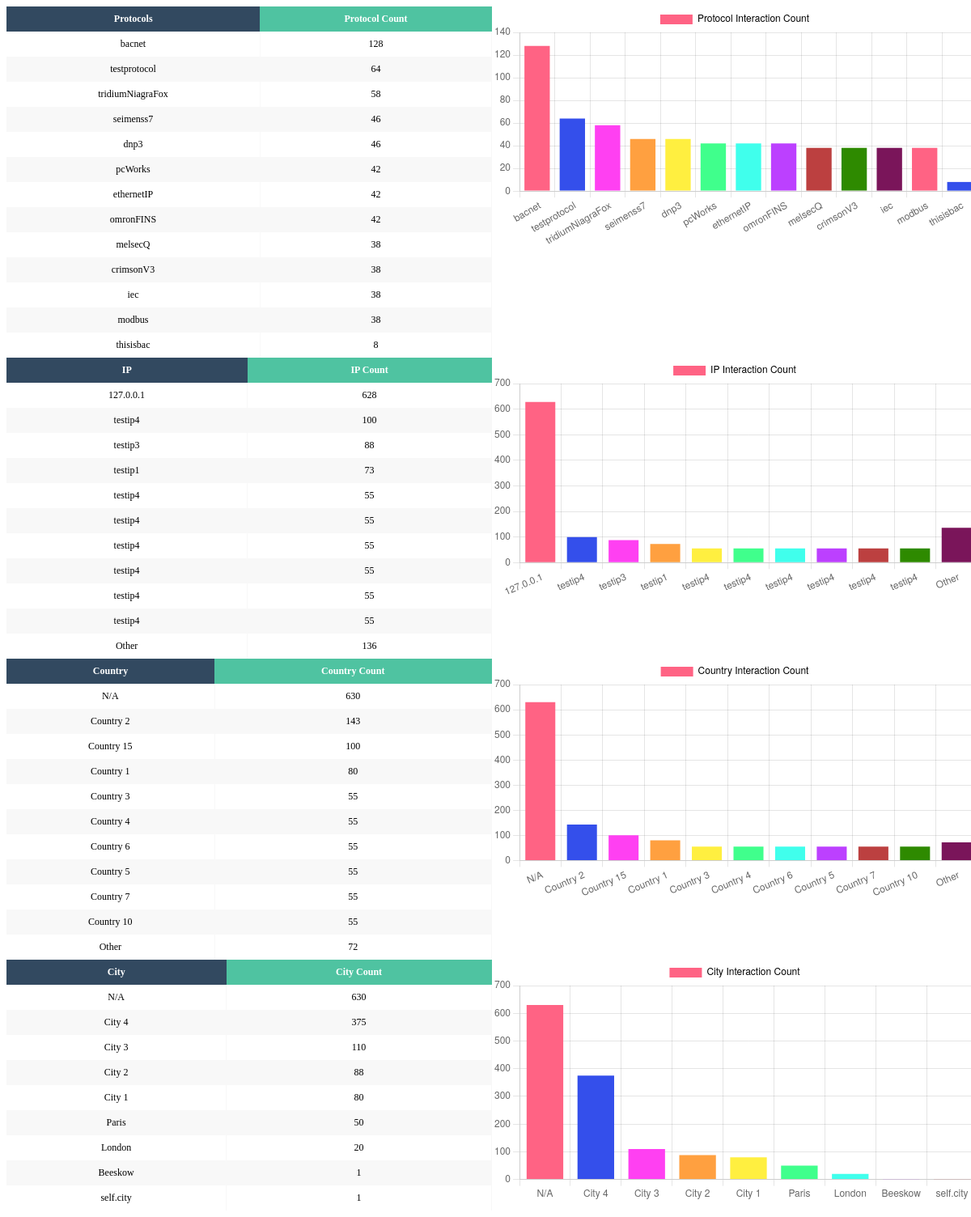
The page / on the database its author committed.
### database/models.py (models this page shows)
class ProtocolStats(Base):
    __tablename__ = "protocolStats"
    id = Column(Integer, primary_key=True, index=True)
    protocol = Column(String)
    protocolCount = Column(Integer, default=1)

class IpStats(Base):
    __tablename__ = "ipStats"
    id = Column(Integer, primary_key=True, index=True)
    ip = Column(String)
    ipCount = Column(Integer, default=1)
    country = Column(String)
    city = Column(String)

### dashboard/dashboard.py (the view)
@app.get("/", response_class=FileResponse)
async def readIndex(request: Request):
    allbars = []
    protocolsPie = read_protocols()
    ipsPie = read_ips()
    countryANDcity = read_geo()
    allbars.append(["ipsBar", "IP Interaction Count", list(map(lambda x:x['ip'], ipsPie)), list(map(lambda x:x["ipCount"], ipsPie))])
    allbars.append(["protocolsBar", "Protocol Interaction Count", list(map(lambda x:x["protocol"], protocolsPie)), list(map(lambda x: x["protocolCount"], protocolsPie))])
    allbars.append(["country", "Country Interaction Count", countryANDcity[0], countryANDcity[1]])
    allbars.append(["city", "City Interaction Count", countryANDcity[2], countryANDcity[3]])
    context = {"request": request, "testItems": protocolsPie, "allbars": allbars}
    return templates.TemplateResponse("index.html", context)

### dashboard/templates/index.html (shortened to what this page needs)
<!DOCTYPE html>
<html lang="en">
<head>
    <link rel="stylesheet" href="style.css">
</head>
<body>
    <div class="container">
        <div>
                <table class="fl-table">
                    <thead>
                        <tr>
                            <th>Protocols</th>
                            <th>Protocol Count</th>
                        </tr>
                    </thead>
                            {% for protocols in allbars[1][2]%}
                            {%set protocolCount = allbars[1][3][loop.index-1]%}
                            <tr>
                            <td>{{protocols}}</td>
                            <td>{{protocolCount}}</td>
                            </tr>
                            {% endfor %}
                </table>
        </div>
        <div >
            <canvas id="protocolsBar"></canvas>
        </div>
        <div class="tablecontent">
            <table class="fl-table">
                <thead>
                <tr>
                    <th>IP</th>
                    <th>IP Count</th>
                </tr>
                </thead>
                {% for ips in allbars[0][2]%}
                {%set ipCount = allbars[0][3][loop.index-1]%}
                <tr>
                <td>{{ips}}</td>
                <td>{{ipCount}}</td>
                </tr>
                {% endfor %}
                </table>
        </div>
        <div>
            <canvas id="ipsBar"></canvas>
        </div>
        <div class="tablecontent">
            <table class="fl-table">
                <thead>
                <tr>
                    <th>Country</th>
                    <th>Country Count</th>
                </tr>
                </thead>
                {% for countries in allbars[2][2]%}
                {%set countriesCount = allbars[2][3][loop.index-1]%}
                <tr>
                <td>{{countries}}</td>
                <td>{{countriesCount}}</td>
                </tr>
                {% endfor %}
                </table>
        </div>
        <div>
            <canvas id="country"></canvas>
        </div>
        <div class="tablecontent">
            <table class="fl-table">
                <thead>
                <tr>
                    <th>City</th>
                    <th>City Count</th>
                </tr>
                </thead>
                {% for cities in allbars[3][2]%}
                {%set citiesCount = allbars[3][3][loop.index-1]%}
                <tr>
                <td>{{cities}}</td>
                <td>{{citiesCount}}</td>
                </tr>
                {% endfor %}
                </table>
        </div>
        <div>
            <canvas id="city"></canvas>
        </div>
    </div>
    <script>
    {%for items in allbars%}
    makeChart("{{items[0]}}", "{{items[1]}}", {{items[2]|safe}}, {{items[3]|safe}})
    {% endfor %}
    </script>
</body>
</html>

### rows shown on the page
ProtocolStats: protocol "bacnet", protocolCount "128"
ProtocolStats: protocol "testprotocol", protocolCount "64"
ProtocolStats: protocol "tridiumNiagraFox", protocolCount "58"
ProtocolStats: protocol "seimenss7", protocolCount "46"
ProtocolStats: protocol "dnp3", protocolCount "46"
ProtocolStats: protocol "pcWorks", protocolCount "42"
ProtocolStats: protocol "ethernetIP", protocolCount "42"
ProtocolStats: protocol "omronFINS", protocolCount "42"
ProtocolStats: protocol "melsecQ", protocolCount "38"
ProtocolStats: protocol "crimsonV3", protocolCount "38"
ProtocolStats: protocol "iec", protocolCount "38"
ProtocolStats: protocol "modbus", protocolCount "38"
ProtocolStats: protocol "thisisbac", protocolCount "8"
IpStats: ip "127.0.0.1", ipCount "628"
IpStats: ip "testip4", ipCount "100", country "Country 15"
IpStats: ip "testip3", ipCount "88", city "City 2"
IpStats: ip "testip1", ipCount "73"
IpStats: ip "testip4", ipCount "55"
IpStats: ip "testip4", ipCount "55", country "Country 3"
IpStats: ip "testip4", ipCount "55", country "Country 4"
IpStats: ip "testip4", ipCount "55", country "Country 6"
IpStats: ip "testip4", ipCount "55", country "Country 5"
IpStats: ip "testip4", ipCount "55", country "Country 7"
IpStats: country "Country 10", ipCount "55"
IpStats: city "Paris", ipCount "50"
IpStats: city "London", ipCount "20"
IpStats: city "Beeskow", ipCount "1"
IpStats: city "self.city", ipCount "1"

### other values the page prints
{{ ips }} "Other"
{{ ipCount }} "136"
{{ countries }} "N/A" "Country 2" "Country 1" "Other"
{{ countriesCount }} "630" "143" "80" "72"
{{ cities }} "N/A" "City 4" "City 3" "City 1"
{{ citiesCount }} "630" "375" "110" "80"
chart data {{ items[0] }} ipsBar, protocolsBar, country, city
chart data {{ items[3]|safe }} [628, 100, 88, 73, 55, 55, 55, 55, 55, 55, 136], [128, 64, 58, 46, 46, 42, 42, 42, 38, 38, 38, 38, 8], [630, 143, 100, 80, 55, 55, 55, 55, 55, 55, 72], [630, 375, 110, 88, 80, 50, 20, 1, 1]
